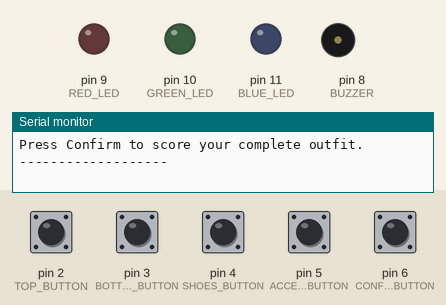
Recording of a sketch running on a simulated Arduino Uno, built with avr-gcc and run on an emulated ATmega328P. Parts: output pins drawn as LEDs (lit = HIGH), buzzer (waves = sounding), the last lines printed to the serial monitor. The inputs (shaded band) are chosen by the test bench; at power-on: pin 2 (TOP_BUTTON), pin 3 (BOTTOM_BUTTON), pin 4 (SHOES_BUTTON), pin 5 (ACCESSORY_BUTTON), pin 6 (CONFIRM_BUTTON) HIGH.

Above: at 1.2 s.
1.3 s: pin 6 (CONFIRM_BUTTON) pulled LOW for 0.15 s
At 1.52 s:
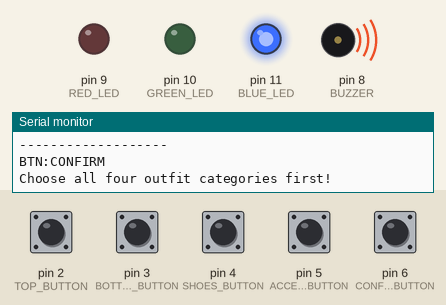
3.4 s: pin 2 (TOP_BUTTON) pulled LOW for 0.15 s
At 3.5 s:
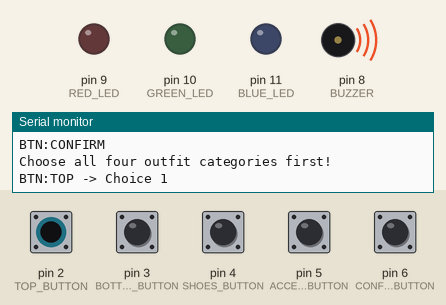
5.0 s: pin 3 (BOTTOM_BUTTON) pulled LOW for 0.15 s
At 5.8 s:
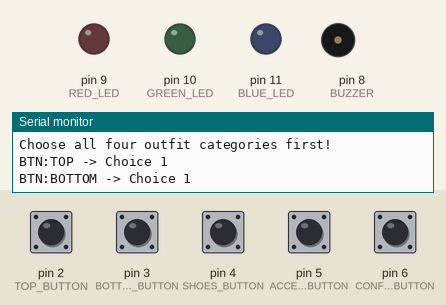
6.6 s: pin 4 (SHOES_BUTTON) pulled LOW for 0.15 s
At 7.9 s:
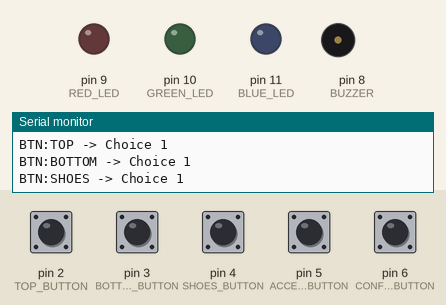
8.2 s: pin 5 (ACCESSORY_BUTTON) pulled LOW for 0.15 s
At 9.4 s:
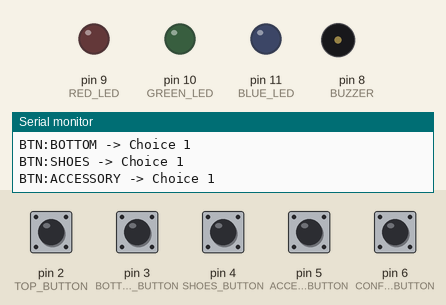
9.8 s: pin 6 (CONFIRM_BUTTON) pulled LOW for 1 s
At 10.6 s:
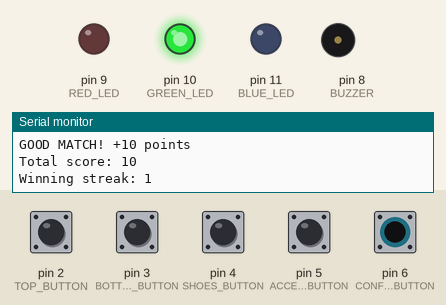
Timing chart, 0 to 12.8 s (numbered marks = the images above; inputs shaded):
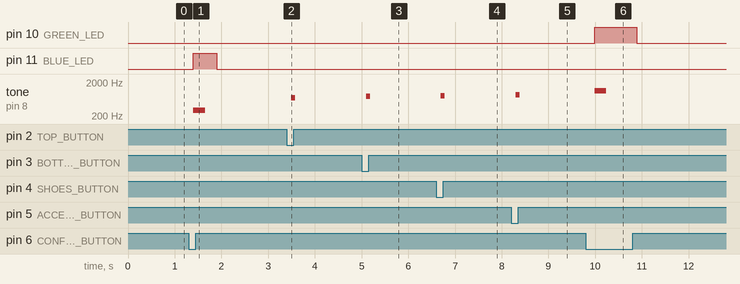

Measured:
- after the input at 1.3 s, pin 11 (BLUE_LED): LOW → HIGH after 0.10 s, → LOW 0.50 s later; tone on pin 8 (BUZZER): silent → 300 Hz after 0.10 s, → silent 0.25 s later
- after the input at 3.4 s, tone on pin 8 (BUZZER): silent → 700 Hz after 0.10 s, → silent 0.08 s later
- after the input at 5.0 s, tone on pin 8 (BUZZER): silent → 750 Hz after 0.10 s, → silent 0.08 s later
- after the input at 6.6 s, tone on pin 8 (BUZZER): silent → 800 Hz after 0.10 s, → silent 0.08 s later
- after the input at 8.2 s, tone on pin 8 (BUZZER): silent → 850 Hz after 0.10 s, → silent 0.08 s later
- after the input at 9.8 s, pin 10 (GREEN_LED): LOW → HIGH after 0.19 s, → LOW 0.90 s later; tone on pin 8 (BUZZER): silent → 1100 Hz after 0.19 s, → silent 0.25 s later

The sketch:

sketch.ino
```cpp
const int TOP_BUTTON = 2;
const int BOTTOM_BUTTON = 3;
const int SHOES_BUTTON = 4;
const int ACCESSORY_BUTTON = 5;
const int CONFIRM_BUTTON = 6;

const int BUZZER = 8;
const int RED_LED = 9;
const int GREEN_LED = 10;
const int BLUE_LED = 11;

const unsigned long DEBOUNCE_MS = 100;

// 0 = not selected, 1 = first choice, 2 = second choice
int topChoice = 0;
int bottomChoice = 0;
int shoesChoice = 0;
int accessoryChoice = 0;

// Game stats
int totalScore = 0;
int streak = 0;
int roundNumber = 0;

// Button debounce tracking
bool stableTop = HIGH;
bool stableBottom = HIGH;
bool stableShoes = HIGH;
bool stableAccessory = HIGH;
bool stableConfirm = HIGH;

bool lastTop = HIGH;
bool lastBottom = HIGH;
bool lastShoes = HIGH;
bool lastAccessory = HIGH;
bool lastConfirm = HIGH;

unsigned long changedTop = 0;
unsigned long changedBottom = 0;
unsigned long changedShoes = 0;
unsigned long changedAccessory = 0;
unsigned long changedConfirm = 0;

void setColor(bool red, bool green, bool blue) {
  digitalWrite(RED_LED, red ? HIGH : LOW);
  digitalWrite(GREEN_LED, green ? HIGH : LOW);
  digitalWrite(BLUE_LED, blue ? HIGH : LOW);
}

void beep(int frequency, int duration) {
  tone(BUZZER, frequency, duration);
}

void clearOutfit() {
  topChoice = 0;
  bottomChoice = 0;
  shoesChoice = 0;
  accessoryChoice = 0;
}

void showOutfit() {
  Serial.print("Outfit: Top=");
  Serial.print(topChoice);
  Serial.print(" | Bottom=");
  Serial.print(bottomChoice);
  Serial.print(" | Shoes=");
  Serial.print(shoesChoice);
  Serial.print(" | Accessory=");
  Serial.println(accessoryChoice);
}

bool buttonPressed(
  int pin,
  bool &stableState,
  bool &lastReading,
  unsigned long &lastChangeTime
) {
  bool reading = digitalRead(pin);

  if (reading != lastReading) {
    lastChangeTime = millis();
  }

  bool newPress = false;

  if (millis() - lastChangeTime >= DEBOUNCE_MS) {
    if (reading != stableState) {
      stableState = reading;

      // INPUT_PULLUP means LOW = button pressed.
      if (stableState == LOW) {
        newPress = true;
      }
    }
  }

  lastReading = reading;
  return newPress;
}

void evaluateOutfit() {
  if (topChoice == 0 || bottomChoice == 0 ||
      shoesChoice == 0 || accessoryChoice == 0) {
    Serial.println("Choose all four outfit categories first!");
    setColor(false, false, true);
    beep(300, 250);
    delay(500);
    setColor(false, false, false);
    return;
  }

  roundNumber++;

  // Good rule 1: Red top + Black bottom + White shoes.
  // Good rule 2: Blue top + White bottom + Silver accessory.
  bool goodMatch =
    (topChoice == 1 && bottomChoice == 1 && shoesChoice == 1) ||
    (topChoice == 2 && bottomChoice == 2 && accessoryChoice == 2);

  Serial.println("----- RESULT -----");
  Serial.print("Round: ");
  Serial.println(roundNumber);
  showOutfit();

  if (goodMatch) {
    totalScore += 10;
    streak++;

    Serial.println("GOOD MATCH! +10 points");
    Serial.print("Total score: ");
    Serial.println(totalScore);
    Serial.print("Winning streak: ");
    Serial.println(streak);

    setColor(false, true, false);
    beep(1100, 250);
  } else {
    streak = 0;

    Serial.println("STYLE CLASH! Try another combination.");
    Serial.print("Total score: ");
    Serial.println(totalScore);
    Serial.println("Winning streak reset to 0.");

    setColor(true, false, false);
    beep(250, 350);
  }

  delay(900);
  setColor(false, false, false);
  clearOutfit();

  Serial.println("New round started.");
  Serial.println("-------------------");
}

void setup() {
  Serial.begin(9600);

  pinMode(TOP_BUTTON, INPUT_PULLUP);
  pinMode(BOTTOM_BUTTON, INPUT_PULLUP);
  pinMode(SHOES_BUTTON, INPUT_PULLUP);
  pinMode(ACCESSORY_BUTTON, INPUT_PULLUP);
  pinMode(CONFIRM_BUTTON, INPUT_PULLUP);

  pinMode(RED_LED, OUTPUT);
  pinMode(GREEN_LED, OUTPUT);
  pinMode(BLUE_LED, OUTPUT);
  pinMode(BUZZER, OUTPUT);

  setColor(false, false, false);

  Serial.println("=== Mix & Match Runway ===");
  Serial.println("Buttons cycle their category between Choice 1 and Choice 2.");
  Serial.println("Press Confirm to score your complete outfit.");
  Serial.println("-------------------");
}

void loop() {
  if (buttonPressed(TOP_BUTTON, stableTop, lastTop, changedTop)) {
    topChoice = (topChoice % 2) + 1;
    Serial.print("BTN:TOP -> Choice ");
    Serial.println(topChoice);
    beep(700, 80);
  }

  if (buttonPressed(BOTTOM_BUTTON, stableBottom, lastBottom, changedBottom)) {
    bottomChoice = (bottomChoice % 2) + 1;
    Serial.print("BTN:BOTTOM -> Choice ");
    Serial.println(bottomChoice);
    beep(750, 80);
  }

  if (buttonPressed(SHOES_BUTTON, stableShoes, lastShoes, changedShoes)) {
    shoesChoice = (shoesChoice % 2) + 1;
    Serial.print("BTN:SHOES -> Choice ");
    Serial.println(shoesChoice);
    beep(800, 80);
  }

  if (buttonPressed(ACCESSORY_BUTTON, stableAccessory, lastAccessory, changedAccessory)) {
    accessoryChoice = (accessoryChoice % 2) + 1;
    Serial.print("BTN:ACCESSORY -> Choice ");
    Serial.println(accessoryChoice);
    beep(850, 80);
  }

  if (buttonPressed(CONFIRM_BUTTON, stableConfirm, lastConfirm, changedConfirm)) {
    Serial.println("BTN:CONFIRM");
    evaluateOutfit();
  }
}
```
